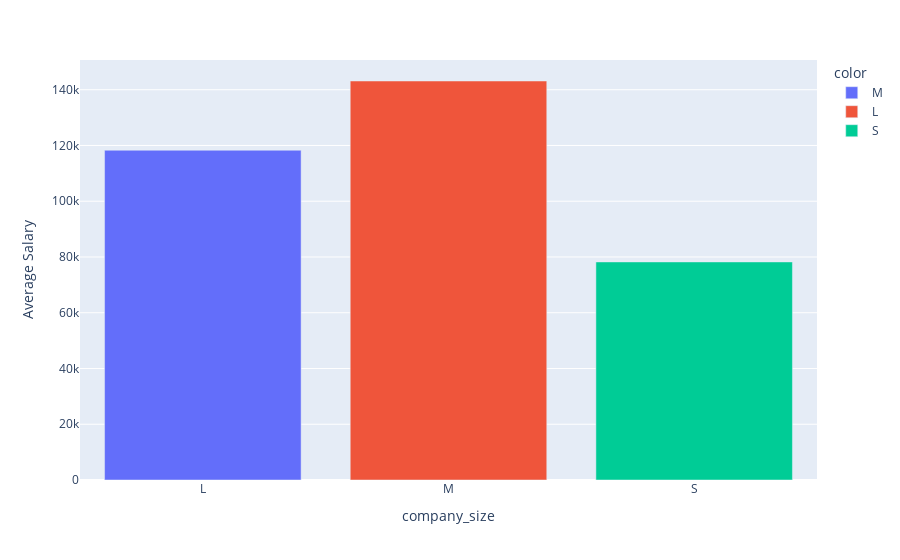

Write notebook code for a chart like this one.
### Code cell
px.bar(x=df.groupby(by='company_size')['salary_in_usd'].mean().index,
       y=df.groupby(by='company_size')['salary_in_usd'].mean().values,
       color=df['company_size'].value_counts().index
      ,labels={'x':'company_size','y':'Average Salary'})

### Figure 1 — Plotly figure (JSON) as saved in the notebook; plotly's stock layout.template omitted (floating-point values rounded to 4 significant figures)
{"data": [{"alignmentgroup": "True", "hovertemplate": "color=M<br>company_size=%{x}<br>Average Salary=%{y}<extra></extra>", "legendgroup": "M", "marker": {"color": "#636efa", "pattern": {"shape": ""}}, "name": "M", "offsetgroup": "M", "orientation": "v", "showlegend": true, "textposition": "auto", "type": "bar", "x": ["L"], "xaxis": "x", "y": [118300.0], "yaxis": "y"}, {"alignmentgroup": "True", "hovertemplate": "color=L<br>company_size=%{x}<br>Average Salary=%{y}<extra></extra>", "legendgroup": "L", "marker": {"color": "#EF553B", "pattern": {"shape": ""}}, "name": "L", "offsetgroup": "L", "orientation": "v", "showlegend": true, "textposition": "auto", "type": "bar", "x": ["M"], "xaxis": "x", "y": [143100.0], "yaxis": "y"}, {"alignmentgroup": "True", "hovertemplate": "color=S<br>company_size=%{x}<br>Average Salary=%{y}<extra></extra>", "legendgroup": "S", "marker": {"color": "#00cc96", "pattern": {"shape": ""}}, "name": "S", "offsetgroup": "S", "orientation": "v", "showlegend": true, "textposition": "auto", "type": "bar", "x": ["S"], "xaxis": "x", "y": [78230.0], "yaxis": "y"}], "layout": {"barmode": "relative", "legend": {"title": {"text": "color"}, "tracegroupgap": 0}, "margin": {"t": 60}, "xaxis": {"anchor": "y", "domain": [0, 1], "title": {"text": "company_size"}}, "yaxis": {"anchor": "x", "domain": [0, 1], "title": {"text": "Average Salary"}}}}
